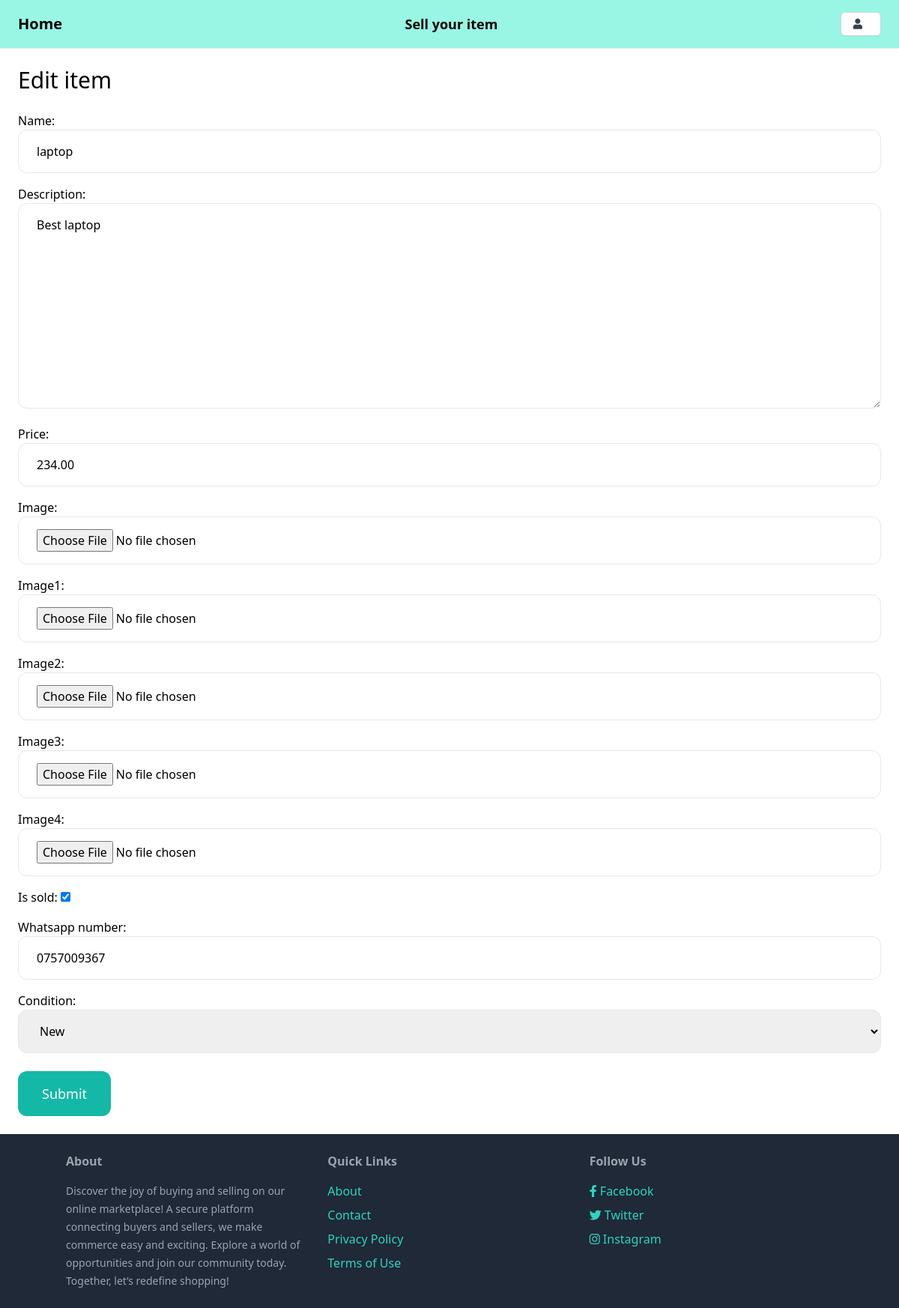
/items/1/edit/ (signed in), run on the app's committed database.
### item/models.py (models this page shows, shortened)
class Item(models.Model):
    CONDITION_CHOICES = [
        ('NEW', 'New'),
        ('USED', 'Second Hand/Used'),
    ]
    category = models.ForeignKey(Category, related_name='items', on_delete=models.CASCADE)
    subcategory = models.ForeignKey(Subcategory, on_delete=models.CASCADE, related_name='items', blank=True, null=True)
    name = models.CharField(max_length=255)
    description = models.TextField(blank=True, null=True)
    price = models.DecimalField(max_digits=10, decimal_places=2)
    condition = models.CharField(max_length=4, choices=CONDITION_CHOICES, default='NEW')
    image = models.ImageField(upload_to='item_images', blank=True, null=True)
    image1 = models.ImageField(upload_to='item_images', blank=True, null=True)
    image2 = models.ImageField(upload_to='item_images', blank=True, null=True)
    image3 = models.ImageField(upload_to='item_images', blank=True, null=True)
    image4 = models.ImageField(upload_to='item_images', blank=True, null=True)
    is_sold = models.BooleanField(default=False)
    featured = models.BooleanField(default=False)
    created_by = models.ForeignKey(User, related_name='items', on_delete=models.CASCADE)
    whatsapp_number = models.CharField(max_length=15, blank=True, null=True)
    created_at = models.DateTimeField(auto_now_add=True)
    video = models.FileField(upload_to='item_video', blank=True, null=True)
    location = models.CharField(max_length=50, blank=True, null=True)

### item/views.py (the view)
# urls.py: path('<int:pk>/edit/', views.edit, name='edit'),
@login_required
def edit(request, pk):
    item = get_object_or_404(Item, pk=pk, created_by=request.user)
    if request.method == 'POST':
        form = EditItemForm(request.POST, request.FILES, instance=item)
        if form.is_valid():
            form.save()
            return redirect('item:detail', pk=item.pk)
    else:
        form = EditItemForm(instance=item)
    return render(request, 'item/form.html', {
        'form': form,
        'title': 'Edit item',
    })

### item/templates/item/form.html (shortened to what this page needs)
{% extends 'core/base.html' %}
{% block content %}
<h1 class="mb-6 text-3xl">{{ title }}</h1>
<form method="post" action="." enctype="multipart/form-data">
    <div class="space-y-4">
        {{ form.as_p }}
    </div>
    <button class="mt-6 py-4 px-8 text-lg bg-teal-500 hover:bg-teal-700 rounded-xl text-white">Submit</button>
</form>
{% endblock %}

### data on the page
Item: name "laptop", description "Best laptop", price "234.00", is_sold "☑", whatsapp_number "0757009367", condition "New"

### other printed values
{{ title }} "Edit item"
